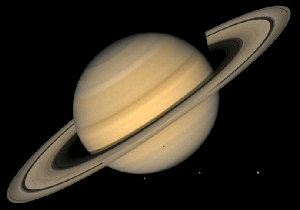
#> input picture saturn.jpg, 300 x 210 px
$ jupyter execute startestNew.ipynb
#> lines starting #> are read from the running program, lines starting #| are printed output that depends on the picture
[cell 1]
#import time
import numpy as np
import cv2
from matplotlib import pyplot as plt
import math
#from matplotlib.widgets import Slider, Button, RadioButtons
from scipy import signal
from scipy import ndimage
import cmath
from bokeh.plotting import figure, show, output_notebook
from bokeh.layouts import column, row

from ipywidgets import interact, interactive, fixed, interact_manual
import ipywidgets as widgets
from IPython.display import clear_output
focuswidget=widgets.FloatSlider(
    value=0,
    min=-3,
    max=3.0,
    step=0.02,
    description='Focus:',
    disabled=False,
    continuous_update=False,
    orientation='horizontal',
    readout=True,
    readout_format='.2f',
)

lsawidget=widgets.FloatSlider(
    value=0,
    min=-1,
    max=1.0,
    step=0.01,
    description='LowerSpherical:',
    disabled=False,
    continuous_update=False,
    orientation='horizontal',
    readout=True,
    readout_format='.2f',
)

diameterwidget=widgets.IntSlider(
    value=50,
    min=25,
    max=200,
    step=5,
    description='Diameter(mm):',
    disabled=False,
    continuous_update=False,
    orientation='horizontal',
    readout=True,
    readout_format='d'
)

output_notebook()

#TODO select image
img = np.float32(cv2.imread('saturn.jpg',0))
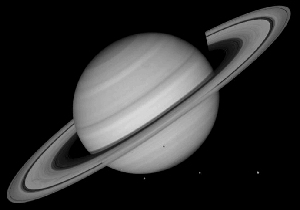
#> img: shape (210, 300) float32; min 0, max 217, mean 48.6
#img = np.float32(cv2.imread('saturn.jpg',0))

#store original image max intensity
#img_max=img.max()
cv2.normalize(img,img,0, 1, cv2.NORM_MINMAX)
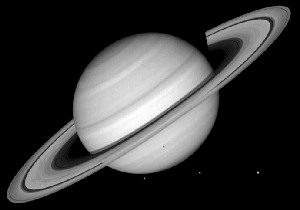
#> img: shape (210, 300) float32; min 0, max 1, mean 0.224

#dimension of starimage-generator
dimension=512
halfdim=256

#magstar is star intensity
magstar=np.zeros((dimension,dimension), dtype=float)
#realstar is visual star intensity
realstar=np.ones((dimension,dimension),dtype=float)
phi=np.ones((dimension,dimension),dtype=float)
#very slow routine
for x in range(dimension):
    dx=(x-halfdim)/dimension
    for y in range(dimension):
        dy=(y-halfdim)/dimension
        phi=math.atan2(dy,dx)

# [8 lines of commented-out code are left out]


# [79 lines left out: function gen_star, not called in this run]
    #ax[2].cla()
    #ax[2].plot(psf)


real=[]
# [21 lines left out: function convolute, not called in this run]

p = figure(plot_width=512, plot_height=512, x_range=(0, 512), y_range=(0, 512),
           match_aspect=True,
           tooltips=[("x", "$x"), ("y", "$y"), ("value", "@image")])
p.axis.visible = False
p.border_fill_color = None

p1 = figure(plot_width=512, plot_height=512, x_range=(0, 512), y_range=(0, 512),
            match_aspect=True,
           tooltips=[("x", "$x"), ("y", "$y"), ("value", "@image")])
p1.axis.visible = False
p1.border_fill_color = None

# [10 lines left out: function conv, not called in this run]

lsawidget.observe(conv, names="value")
diameterwidget.observe(conv, names="value")
focuswidget.observe(conv, names="value")
out = widgets.Output(layout=widgets.Layout(overflow_y='scroll'))
display(widgets.VBox([widgets.HBox([diameterwidget, focuswidget, lsawidget ]),out]))
